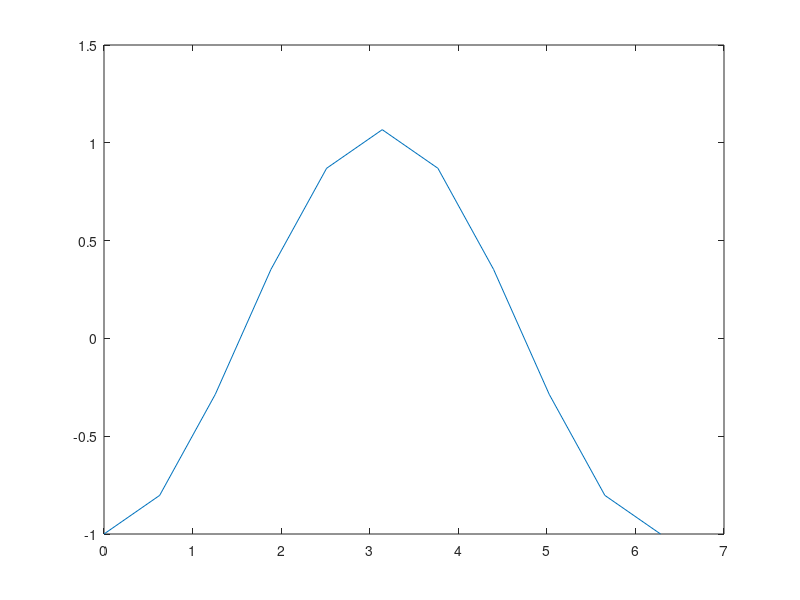

This chart was generated by the following MATLAB code:
%% 1

clc
clear
close all

f= @(x) -ones(length(x),1);
a = 0;
b = 1;

intervalli = 80;
h = (b-a)/intervalli;

x = a+h:h:b-h;

mu = 0.001;
N = length(x);
uni = ones(N,1);
d = (mu/h^2*2+1/h)*uni;

% ha un elemento in più che lascio per spdiags
d1 = -mu/h^2*uni;
d_1 = (-mu/h^2-1/h)*uni;

A = spdiags([d d1 d_1], [0 1 -1], N, N);

b = f(x);

u = A\b;

min(u)

% -0.9695, ok (CHECK APPUNTI, FILE SCARABOCCHI PER INFO)

%% 2

clc
clear
close all

f = @(x) cos(sin(x));

a = 0;
b = pi;

mu = 6;

BC = [1/2, 1/3];
intervalli = 1000;

h = (b-a)/intervalli;

x = a:h:b;

N = length(x)-2;
% -2 perché non voglio gli estremi, che già conosco per DD
uni = ones(N,1);

d = mu/h^2*2*uni;
d1 = mu/h^2*-uni;
d_1 = d1;


A = spdiags([d, d1, d_1], [0, 1, -1], N, N);

b = f(x(2:end-1));

b(1) = b(1) + mu/h^2 * BC(1);
b(end) = b(end) + mu/h^2 * BC(2);


u = [BC(1); A\b'; BC(2)];

max(u)

% 0.5699, ok

%% 3
clc
clear
close all


mu = 5;

% dirichlet omogeneo, le "ignoriamo"
BC = [0,0];

f = @(x) log(3.*x.^2+2);

intervalli = 100;
a = 0;
b = 1;

h = (b-a)/intervalli;

x = a+h:h:b-h;

N = length(x);

uni = ones(N, 1);
d = mu/h^2 * 2 * uni;
d1 = mu/h^2 * -1 * uni;

A = spdiags([d, d1, d1], [0 1 -1], N, N);

% non modifico gli estremi perché ho DD omogeneo
b = f(x);

% dovrei aggiungere anche le BC
u = A\b';

max(u)

% 0.0260, ok


%% 4
clc
clear
close all


a = 0;
b = 2*pi;
BC = [-1, 0];

mu = -1;

f = @(x) cos(x);

intervalli = 10;

h = (b-a)/intervalli;

% a+h perché il primo nodo lo so già
x = a+h:h:b;
N = length(x);
uni = ones(N-1, 1)

d = [mu/h^2 * 2 * uni; mu/h^2];
d1 = [mu/h^2*-uni; -mu/h^2];

A = spdiags([d, d1, d1], [0 1 -1], N, N);

b = f(x);
b(1) = b(1) + mu/h^2 * BC(1);


b(end) = 1/2*(b(end) + 2/h*BC(2));


u = [BC(1); A\b'];

plot([a, x], u)
u(find(x == pi) +1)


